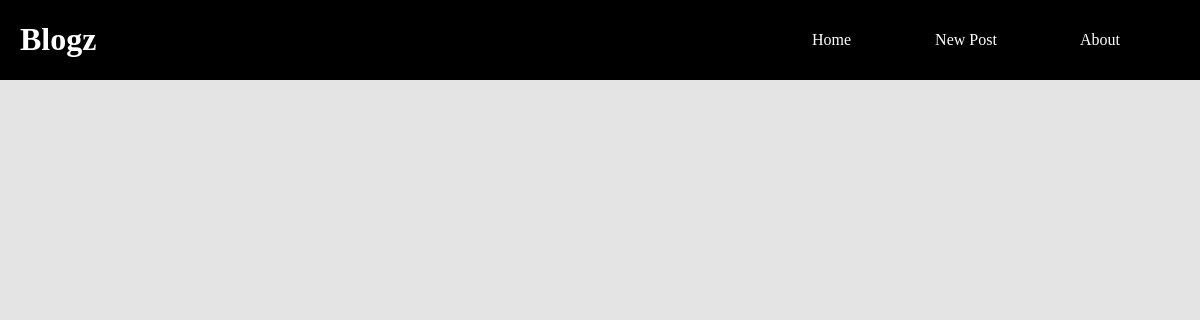
The app's page /, older data.
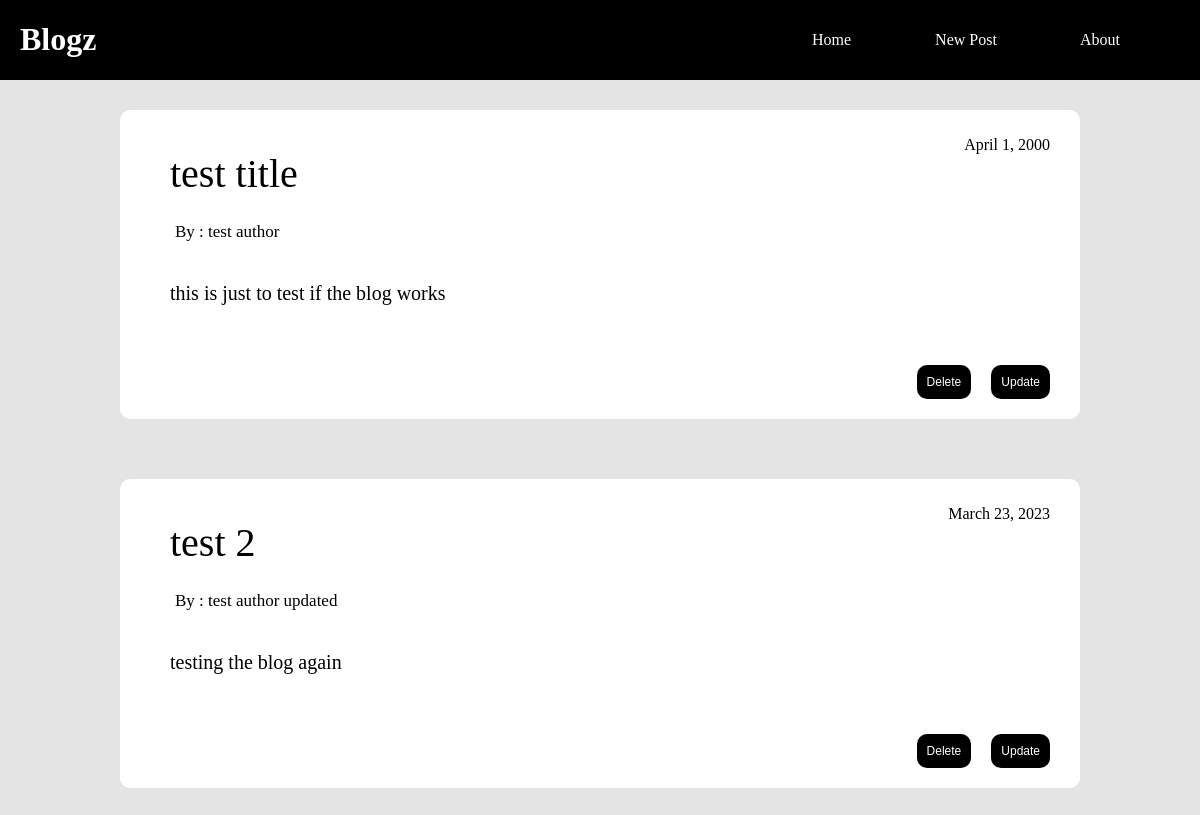
The same page, newer data.
### blog_app/models.py (models this page shows)
class Blog(models.Model):
    title = models.CharField(max_length=20)
    author = models.CharField(max_length=50)
    date = models.DateField()
    content = models.CharField(max_length=1000)

### blog_app/views.py (the view)
# urls.py: path('', views.home_view, name='home'),
def home_view(request):
    blogs = Blog.objects.all()
    data = {
        'blogdata': blogs
    }
    return render(request, 'home.html', context=data)

### blog_app/templates/home.html (shortened to what this page needs)
{% load static %}
<!DOCTYPE html>
<html>
<head>
    <link rel="stylesheet" href="{% static 'home.css' %}">
</head>
<body>
    <div class="navbar">
        <h1 class="app-title">
            Blogz
        </h1>
        <div class="app-navbar">
            <a href="" class="navbar-links">Home</a>
            <a href="add" class="navbar-links">New Post</a>
            <a href="" class="navbar-links">About</a>
        </div>
    </div>
    <div class="container">
        {% for blog in blogdata %}
            <div class="blog-card">
                <div class="header">
                    <div class="blog-header">
                        <div class="blog-title">
                            <p style="margin: 0px;">{{ blog.title }}</p>
                        </div>
                        <p class="blog-author">By : {{ blog.author }}</p>
                    </div>
                    <p style="padding-top: 10px;">{{ blog.date }}</p>
                </div>
                <p class="blog-content">{{ blog.content }}</p>
                <div class="blog-buttons">
                    <a href="{% url 'delete' blog.pk %}" class="blog-button">Delete</a>
                    <a href="{% url 'getbloginfo' blog.pk %}" class="blog-button">Update</a>
                </div>
            </div>
        {% endfor %}
    </div>
</body>
</html>

Row changes from the older to the newer data that the page shows:
added Blog: title "test title", author "test author", date "April 1, 2000", content "this is just to test if the blog works"
added Blog: title "test 2", author "test author updated", date "March 23, 2023", content "testing the blog again"
